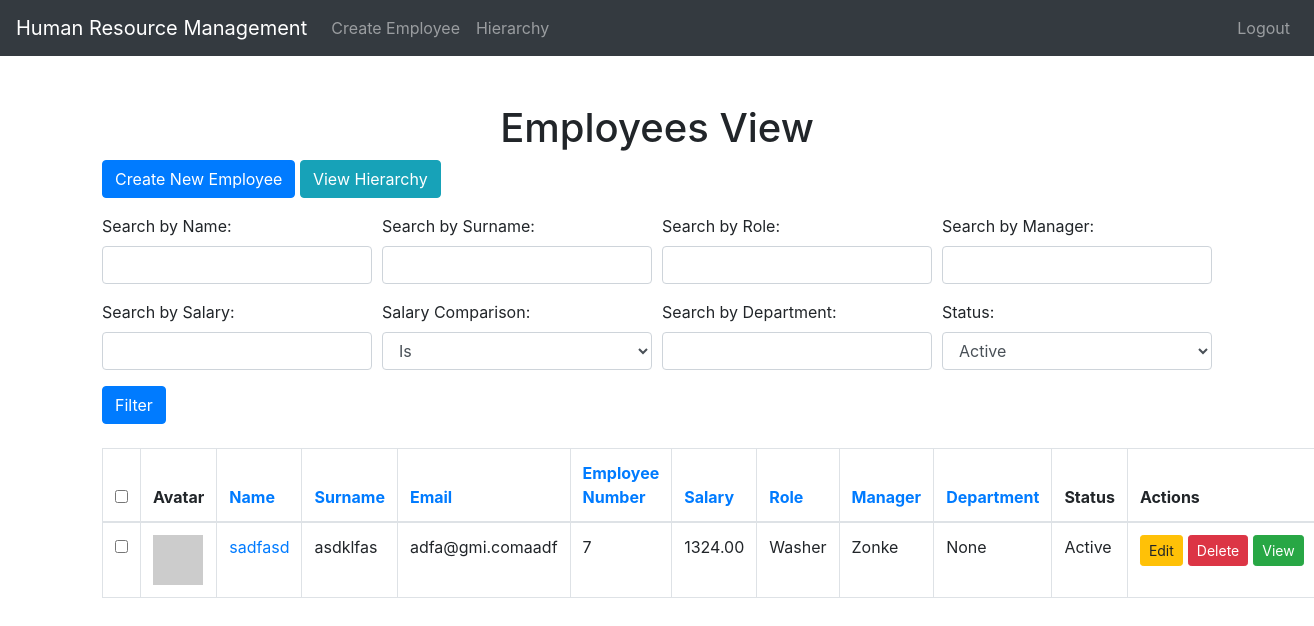
The page /employees/ (signed in) on the database as committed earlier.
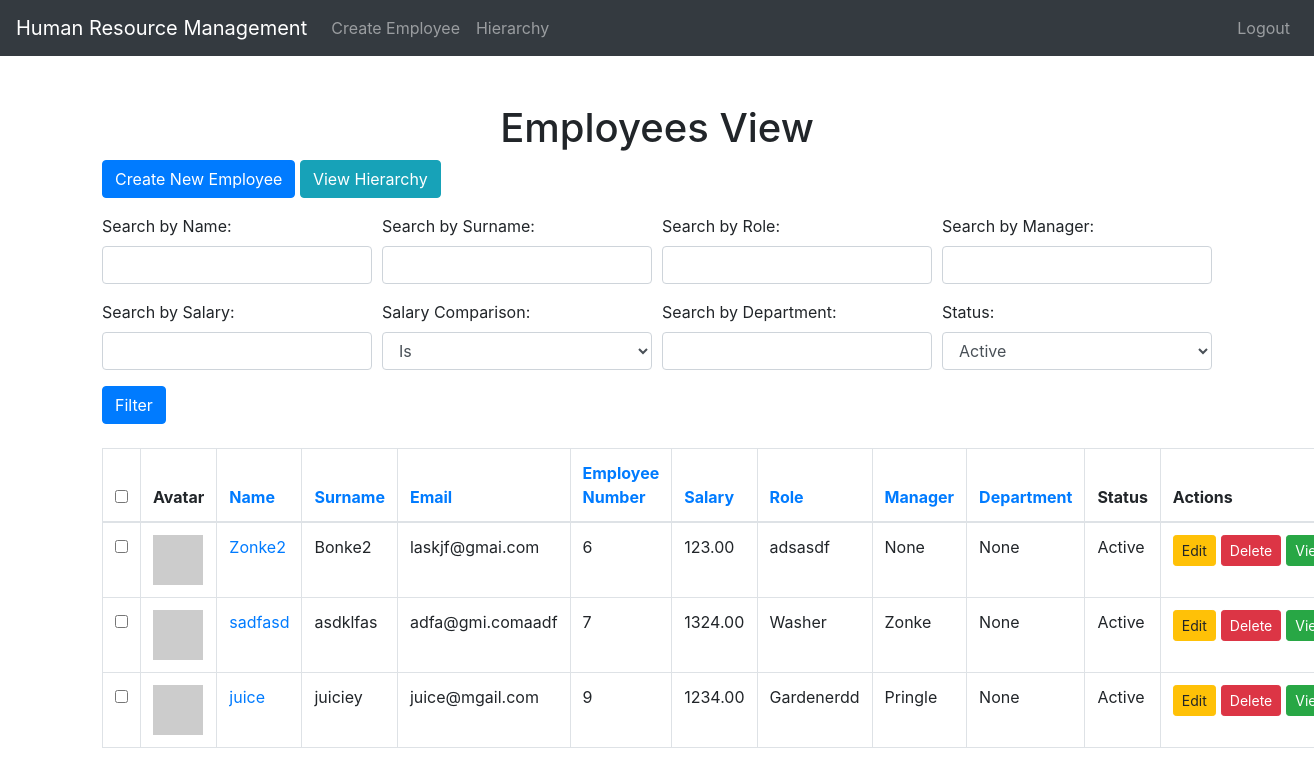
The same page on the database as committed later.
### employees/models.py (models this page shows, shortened)
class Employee(models.Model):
    GENDER_CHOICES = (
        ('M', 'Male'),
        ('F', 'Female'),
        ('O', 'Other'),
    )
    name = models.CharField(max_length=100)
    surname = models.CharField(max_length=100)
    email = models.EmailField(unique=True)
    birth_date = models.DateField()
    employee_number = models.IntegerField(unique=True)
    salary = models.DecimalField(max_digits=10, decimal_places=2)
    role = models.CharField(max_length=100)
    manager = models.ForeignKey('self', on_delete=models.SET_NULL, null=True, blank=True, related_name='subordinates')
    gender = models.CharField(max_length=1, choices=GENDER_CHOICES, default='O')
    department = models.ForeignKey(Department, on_delete=models.SET_NULL, null=True, blank=True)  # Added here
    is_active = models.BooleanField(default=True)
    def get_gravatar_url(self):
        email = self.email.strip().lower()
        gravatar_hash = hashlib.sha256(email.encode('utf-8')).hexdigest()
        return f"https://www.gravatar.com/avatar/{gravatar_hash}"
    class Meta:
        ordering = ['surname', 'name']

### employees/views.py (the view, shortened to what this page needs)
# urls.py: path('', views.employee_list, name='employee_list'),
@login_required
def employee_list(request):
    employees = Employee.objects.all()
    sort_by = request.GET.get('sort_by', 'surname')
    employees = employees.order_by(sort_by)
    search_name = request.GET.get('search_name', '')
    search_surname = request.GET.get('search_surname', '')
    search_employee_number = request.GET.get('search_employee_number', '')
    search_salary = request.GET.get('search_salary', '')
    salary_filter = request.GET.get('salary_filter', '')
    search_role = request.GET.get('search_role', '')
    search_manager = request.GET.get('search_manager', '')
    search_department = request.GET.get('search_department', '')
    status_filter = request.GET.get('status_filter', 'active')
    if status_filter == 'active':
        employees = employees.filter(is_active=True)
    elif status_filter == 'inactive':
        employees = employees.filter(is_active=False)
    if search_department:
        employees = employees.filter(department__name__icontains=search_department)
    if search_name:
        employees = employees.filter(name__icontains=search_name)
    if search_surname:
        employees = employees.filter(surname__icontains=search_surname)
    if search_employee_number:
        employees = employees.filter(employee_number__icontains=search_employee_number)
    if search_role:
        employees = employees.filter(role__icontains=search_role)
    if search_manager:
        employees = employees.filter(manager__name__icontains=search_manager)
    return render(request, 'employees/employee_list.html', {
        'employees': employees,
        'search_department': search_department,
        'search_name': search_name,
        'search_surname': search_surname,
        'search_employee_number': search_employee_number,
        'search_salary': search_salary,
        'salary_filter': salary_filter,
        'search_role': search_role,
        'search_manager': search_manager,
        'sort_by': sort_by,
        'status_filter': status_filter,
    })

### employees/templates/employees/employee_list.html (shortened to what the changed rows need)
<!DOCTYPE html>
<html lang="en">
<head>
    <link rel="stylesheet" href="https://maxcdn.bootstrapcdn.com/bootstrap/4.5.2/css/bootstrap.min.css">
</head>
<body>
<div class="container mt-5">
    <h1 class="text-center">Employees View</h1>
    <table class="table table-bordered">
        <thead>
            <tr>
                <th><input type="checkbox" id="select-all"></th>
                <th>Avatar</th>
                <th><a href="?sort_by=name">Name</a></th>
                <th><a href="?sort_by=surname">Surname</a></th>
                <th><a href="?sort_by=email">Email</a></th>
                <th><a href="?sort_by=employee_number">Employee Number</a></th>
                <th><a href="?sort_by=salary">Salary</a></th>
                <th><a href="?sort_by=role">Role</a></th>
                <th><a href="?sort_by=manager">Manager</a></th>
                <th><a href="?sort_by=department__name">Department</a></th>
                <th>Status</th>
                <th>Actions</th>
            </tr>
        </thead>
        <form id="bulk-delete-form" method="post" action="{% url 'bulk_delete_employees' %}">
            <tbody>
                {% for employee in employees %}
                <tr>
                    <td><input type="checkbox" name="employee_ids" value="{{ employee.id }}"></td>
                    <td><img src="{{ employee.get_gravatar_url }}" alt="Gravatar" class="img-fluid" width="50" height="50"></td>
                    <td><a href="{% url 'employee_detail' employee.pk %}">{{ employee.name }}</a></td>
                    <td>{{ employee.surname }}</td>
                    <td>{{ employee.email }}</td>
                    <td>{{ employee.employee_number }}</td>
                    <td>{{ employee.salary }}</td>
                    <td>{{ employee.role }}</td>
                    <td>{% if employee.manager %}{{ employee.manager.name }}{% else %}None{% endif %}</td>
                    <td>{% if employee.department %}{{ employee.department.name }}{% else %}None{% endif %}</td>
                    <td>{% if employee.is_active %}Active{% else %}Inactive{% endif %}</td>
                    <td class="actions-cell">
                        <div class="actions-btn-group">
                            <a href="{% url 'edit_employee' employee.pk %}" class="btn btn-warning btn-sm">Edit</a>
                            <a href="{% url 'delete_employee' employee.pk %}" class="btn btn-danger btn-sm">Delete</a>
                            <a href="{% url 'employee_detail' employee.pk %}" class="btn btn-success btn-sm">View</a>
                        </div>
                    </td>
                </tr>
                {% endfor %}
            </tbody>
        </form>
    </table>
</div>
</body>
</html>

Rows that differ between the two databases and show on the page:
now on this page (row edited): Employee: name "Zonke2", surname "Bonke2", email "laskjf@gmai.com", employee_number "6", salary "123.00", role "adsasdf", shows "None", is_active "Active"
now on this page (row edited): Employee: name "juice", surname "juiciey", email "juice@mgail.com", employee_number "9", salary "1234.00", role "Gardenerdd", manager.name "Pringle", shows "None", is_active "Active"
